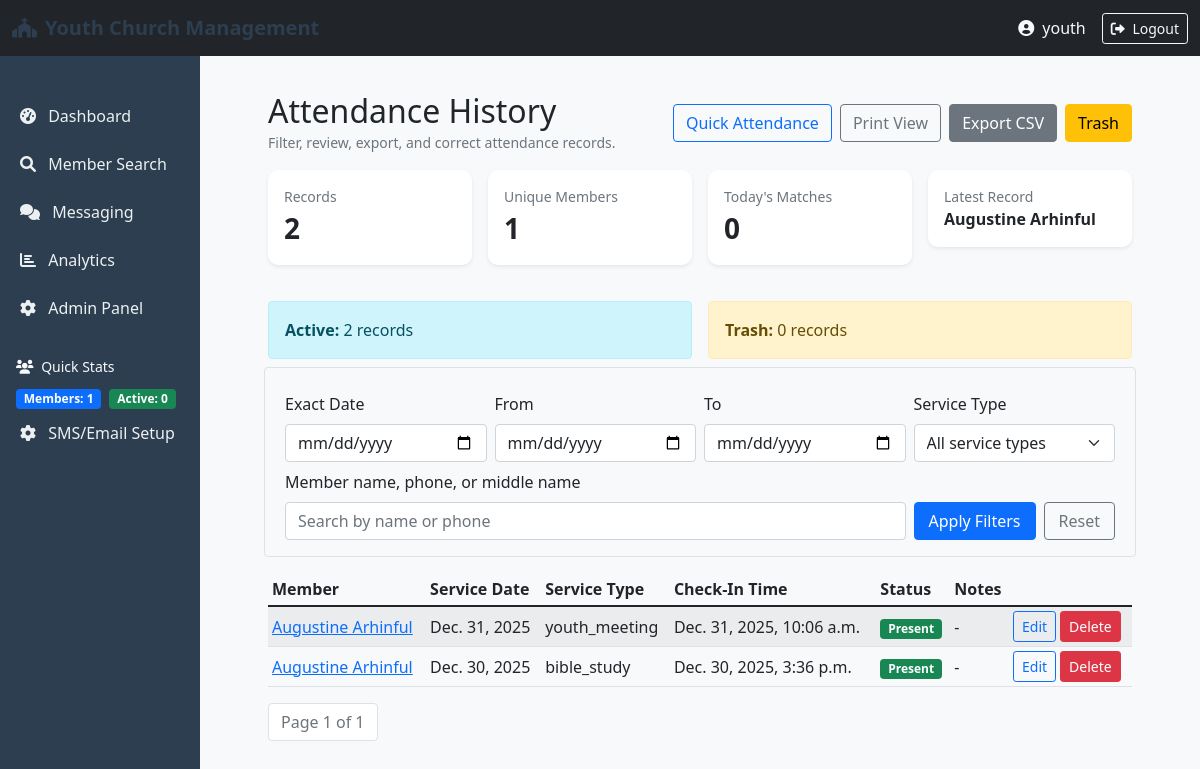
The app's page /portal/attendance/history/ (signed in) with its own data.
### members/models.py (models this page shows, shortened)
class Attendance(models.Model):
    member = models.ForeignKey(Member, on_delete=models.CASCADE, related_name='attendances')
    service_date = models.DateField()
    service_type = models.CharField(max_length=50)  # e.g., 'Sunday Service', 'Bible Study'
    attended = models.BooleanField(default=True)
    check_in_time = models.DateTimeField(auto_now_add=True)
    notes = models.TextField(blank=True)
    is_deleted = models.BooleanField(default=False)
    deleted_at = models.DateTimeField(null=True, blank=True)
    class Meta:
        ordering = ['-service_date']
        unique_together = ['member', 'service_date', 'service_type']

class Member(models.Model):
    GENDER_CHOICES = [
        ('M', 'Male'),
        ('F', 'Female'),
        ('O', 'Other'),
    ]
    STATUS_CHOICES = [
        ('active', 'Active'),
        ('inactive', 'Inactive'),
        ('visitor', 'Visitor'),
        ('transferred', 'Transferred'),
    ]
    first_name = models.CharField(max_length=100, blank=True)
    last_name = models.CharField(max_length=100, blank=True)
    middle_name = models.CharField(max_length=100, blank=True)
    date_of_birth = models.DateField(null=True, blank=True)
    gender = models.CharField(max_length=1, choices=GENDER_CHOICES, blank=True)
    email = models.EmailField(unique=True, blank=True, null=True)
    phone_number = PhoneNumberField(unique=True, blank=True)
    alternate_phone = PhoneNumberField(blank=True)
    address = models.TextField(blank=True)
    city = models.CharField(max_length=100, blank=True)
    state = models.CharField(max_length=100, blank=True)
    postal_code = models.CharField(max_length=20, blank=True)
    date_joined = models.DateField(default=date.today, blank=True, null=True)
    baptism_date = models.DateField(null=True, blank=True)
    status = models.CharField(max_length=20, choices=STATUS_CHOICES, default='active', blank=True)
    department = models.CharField(max_length=100, blank=True)
    spiritual_gifts = models.TextField(blank=True)
    photo = models.ImageField(upload_to=member_photo_path, blank=True, null=True)
    emergency_contact_name = models.CharField(max_length=200, blank=True)
    emergency_contact_phone = PhoneNumberField(blank=True)
    emergency_contact_relationship = models.CharField(max_length=100, blank=True)
    occupation = models.CharField(max_length=100, blank=True)
    school = models.CharField(max_length=200, blank=True)
    talents = models.TextField(blank=True)
    notes = models.TextField(blank=True)
    created_at = models.DateTimeField(auto_now_add=True)
    updated_at = models.DateTimeField(auto_now=True)
    created_by = models.ForeignKey(User, on_delete=models.SET_NULL, null=True, related_name='members_created')
    updated_by = models.ForeignKey(User, on_delete=models.SET_NULL, null=True, blank=True, related_name='members_updated')
    class Meta:
        ordering = ['last_name', 'first_name']
        indexes = [
            models.Index(fields=['last_name', 'first_name']),
            models.Index(fields=['phone_number']),
            models.Index(fields=['email']),
            models.Index(fields=['status']),
        ]
    def full_name(self):
        return f"{self.first_name} {self.middle_name} {self.last_name}".strip()

### portal/views.py (the view, shortened to what this page needs)
# urls.py: path('attendance/history/', views.attendance_history,
@staff_member_required
def attendance_history(request):
    filter_state = _build_attendance_queryset(
        request, include_deleted=request.GET.get('deleted') == '1')
    qs = filter_state['qs']
    SERVICE_TYPES = filter_state['SERVICE_TYPES']
    show_deleted = filter_state['include_deleted']
    total_records = qs.count()
    total_members = qs.values('member_id').distinct().count()
    today = date.today()
    today_records = qs.filter(service_date=today).count()
    latest_record = qs.first()
    deleted_total = Attendance.objects.filter(is_deleted=True).count()
    active_total = Attendance.objects.filter(is_deleted=False).count()
    paginator = Paginator(qs, 50)
    page = request.GET.get('page')
    records = paginator.get_page(page)
    context = {
        'records': records,
        'service_types': SERVICE_TYPES,
        'service_type': filter_state['service_type'],
        'date': filter_state['date'],
        'from_date': filter_state['from_date'],
        'to_date': filter_state['to_date'],
        'member_q': filter_state['member_q'],
        'show_deleted': show_deleted,
        'total_records': total_records,
        'total_members': total_members,
        'today_records': today_records,
        'latest_record': latest_record,
        'active_total': active_total,
        'deleted_total': deleted_total,
    }
    return render(request, 'portal/attendance_history.html', context)

### templates/portal/attendance_history.html (shortened to what this page needs)
{% extends 'base.html' %}
{% block content %}
<div class="container mt-3">
  <div class="d-flex justify-content-between align-items-center flex-wrap gap-2 mb-3">
    <div>
      <h2 class="mb-0">Attendance History</h2>
      <small class="text-muted">Filter, review, export, and correct attendance records.</small>
    </div>
    <div class="d-flex gap-2 flex-wrap">
      <a href="{% url 'quick_attendance' %}" class="btn btn-outline-primary">Quick Attendance</a>
      <a href="{% url 'attendance_report' %}?" class="btn btn-outline-secondary">Print View</a>
      <a href="?export=csv" class="btn btn-secondary">Export CSV</a>
      {% if show_deleted %}
        <a href="{% url 'attendance_history' %}" class="btn btn-danger">Active Records</a>
      {% else %}
        <a href="{% url 'attendance_history' %}?deleted=1" class="btn btn-warning">Trash</a>
      {% endif %}
    </div>
  </div>
  <div class="row g-3 mb-3">
    <div class="col-md-3">
      <div class="card shadow-sm"><div class="card-body"><div class="text-muted small">Records</div><div class="fs-3 fw-bold">{{ total_records }}</div></div></div>
    </div>
    <div class="col-md-3">
      <div class="card shadow-sm"><div class="card-body"><div class="text-muted small">Unique Members</div><div class="fs-3 fw-bold">{{ total_members }}</div></div></div>
    </div>
    <div class="col-md-3">
      <div class="card shadow-sm"><div class="card-body"><div class="text-muted small">Today's Matches</div><div class="fs-3 fw-bold">{{ today_records }}</div></div></div>
    </div>
    <div class="col-md-3">
      <div class="card shadow-sm"><div class="card-body"><div class="text-muted small">Latest Record</div><div class="fw-bold">{% if latest_record %}{{ latest_record.member.full_name }}{% else %}None{% endif %}</div></div></div>
    </div>
  </div>
  <div class="row g-3 mb-3">
    <div class="col-md-6">
      <div class="alert alert-info mb-0">
        <strong>Active:</strong> {{ active_total|default:0 }} records
      </div>
    </div>
    <div class="col-md-6">
      <div class="alert alert-warning mb-0">
        <strong>Trash:</strong> {{ deleted_total|default:0 }} records
      </div>
    </div>
  </div>
  <form class="row g-2 mb-3 p-3 bg-light border rounded" method="get">
    <div class="col-md-3">
      <label class="form-label">Exact Date</label>
      <input type="date" name="date" value="{{ date }}" class="form-control">
    </div>
    <div class="col-md-3">
      <label class="form-label">From</label>
      <input type="date" name="from_date" value="{{ from_date }}" class="form-control">
    </div>
    <div class="col-md-3">
      <label class="form-label">To</label>
      <input type="date" name="to_date" value="{{ to_date }}" class="form-control">
    </div>
    <div class="col-md-3">
      <label class="form-label">Service Type</label>
      <select name="service_type" class="form-select">
        <option value="">All service types</option>
      </select>
    </div>
    <div class="col-md-9">
      <label class="form-label">Member name, phone, or middle name</label>
      <input type="text" name="member" value="{{ member_q }}" placeholder="Search by name or phone" class="form-control">
    </div>
    <div class="col-md-3 align-self-end d-flex gap-2">
      <button class="btn btn-primary flex-fill" type="submit">Apply Filters</button>
      <a class="btn btn-outline-secondary flex-fill" href="{% url 'attendance_history' %}">Reset</a>
    </div>
  </form>
  <div class="table-responsive">
  <table class="table table-striped table-hover align-middle table-sm">
    <thead>
      <tr>
        <th>Member</th>
        <th>Service Date</th>
        <th>Service Type</th>
        <th>Check-In Time</th>
        <th>Status</th>
        <th>Notes</th>
        <th></th>
      </tr>
    </thead>
    <tbody>
      {% for a in records %}
      <tr>
        <td><a href="{% url 'member_detail' a.member.id %}">{{ a.member.full_name }}</a></td>
        <td>{{ a.service_date }}</td>
        <td>{{ a.service_type }}</td>
        <td>{{ a.check_in_time }}</td>
        <td>{% if a.attended %}<span class="badge bg-success">Present</span>{% else %}<span class="badge bg-secondary">Absent</span>{% endif %}</td>
        <td>{{ a.notes|default:'-' }}</td>
        <td>
          {% if show_deleted %}
            <div class="d-flex gap-1">
              <form method="post" action="{% url 'restore_attendance' a.id %}" style="display:inline">
                {% csrf_token %}
                <button type="submit" class="btn btn-sm btn-success" onclick="return confirm('Restore this attendance record?')">Restore</button>
              </form>
              <form method="post" action="{% url 'permanently_delete_attendance' a.id %}" style="display:inline">
                {% csrf_token %}
                <button type="submit" class="btn btn-sm btn-outline-danger" onclick="return confirm('Permanently delete this attendance record?')">Delete Forever</button>
              </form>
            </div>
          {% else %}
            <div class="d-flex gap-1">
              <a href="{% url 'edit_attendance' a.id %}" class="btn btn-sm btn-outline-primary">Edit</a>
              <form method="post" action="{% url 'delete_attendance' a.id %}" style="display:inline">
                <button type="submit" class="btn btn-sm btn-danger" onclick="return confirm('Move this attendance record to trash?')">Delete</button>
              </form>
            </div>
          {% endif %}
        </td>
      </tr>
      {% empty %}
      <tr><td colspan="7">No attendance records found.</td></tr>
      {% endfor %}
    </tbody>
  </table>
  </div>
  <nav aria-label="Page navigation">
    <ul class="pagination">
      <li class="page-item disabled"><span class="page-link">Page {{ records.number }} of {{ records.paginator.num_pages }}</span></li>
    </ul>
  </nav>
</div>
{% endblock %}

### templates/base.html (shortened to what this page needs)
{% load static %}
<!DOCTYPE html>
<html lang="en">
<head>
    <link href="https://cdn.jsdelivr.net/npm/bootstrap@5.1.3/dist/css/bootstrap.min.css" rel="stylesheet">
    <link rel="stylesheet" href="https://cdnjs.cloudflare.com/ajax/libs/font-awesome/6.0.0/css/all.min.css">
</head>
<body>
    <nav class="navbar navbar-expand-lg navbar-dark bg-dark">
        <div class="container-fluid">
            <a class="navbar-brand" href="{% url 'admin_portal' %}">
                <i class="fas fa-church me-2"></i>Youth Church Management
            </a>
            <div class="d-flex align-items-center">
                <span class="text-light me-3">
                    <i class="fas fa-user-circle me-1"></i> {{ user.username }}
                </span>
                <a href="{% url 'logout' %}" class="btn btn-outline-light btn-sm">
                    <i class="fas fa-sign-out-alt me-1"></i> Logout
                </a>
            </div>
        </div>
    </nav>
    <div class="container-fluid">
        <div class="row">
            <div id="sidebarMenu" class="col-12 col-md-3 col-lg-2 d-md-block sidebar collapse">
                <div class="position-sticky pt-3">
                    <ul class="nav flex-column">
                        <li class="nav-item">
                            <a class="nav-link {% if request.resolver_match.url_name == 'admin_portal' %}active{% endif %}"
                               href="{% url 'admin_portal' %}">
                                <i class="fas fa-tachometer-alt me-2"></i> Dashboard
                            </a>
                        </li>
                        <li class="nav-item">
                            <a class="nav-link {% if request.resolver_match.url_name == 'member_search' %}active{% endif %}"
                               href="{% url 'member_search' %}">
                                <i class="fas fa-search me-2"></i> Member Search
                            </a>
                        </li>
                        <li class="nav-item">
                            <a class="nav-link {% if 'messaging' in request.resolver_match.url_name %}active{% endif %}"
                               href="{% url 'messaging_dashboard' %}">
                                <i class="fas fa-comments me-2"></i> Messaging
                            </a>
                        </li>
                        <li class="nav-item">
                            <a class="nav-link {% if request.resolver_match.url_name == 'analytics_dashboard' %}active{% endif %}"
                               href="{% url 'analytics_dashboard' %}">
                                <i class="fas fa-chart-bar me-2"></i> Analytics
                            </a>
                        </li>
                        <li class="nav-item">
                            <a class="nav-link" href="/admin/" target="_blank">
                                <i class="fas fa-cog me-2"></i> Admin Panel
                            </a>
                        </li>
                        <li class="nav-item mt-4">
                            <div class="text-light px-3 small">
                                <i class="fas fa-users me-1"></i> Quick Stats
                            </div>
                            <div class="px-3 mt-2">
                                <span class="badge bg-primary">Members: {{ total_members|default:0 }}</span>
                                <span class="badge bg-success ms-1">Active: {{ active_members|default:0 }}</span>
                            </div>
                        </li>
                        <li class="nav-item">
                            <a class="nav-link" href="{% url 'setup_sms_email' %}"><i class="fas fa-cog me-2"></i>
                                SMS/Email Setup
                            </a>
                        </li>
                    </ul>
                </div>
            </div>
            <main class="col-md-9 ms-sm-auto col-lg-10 px-md-4">
                <div class="content">
                    {% block content %}{% endblock %}
                </div>
            </main>
        </div>
    </div>
</body>
</html>

### templates/base.html (style rules this page uses)
body { background-color: #f8f9fa; font-family: 'Segoe UI', Tahoma, Geneva, Verdana, sans-serif; }
.navbar-brand { font-weight: bold; color: #2c3e50 !important; }
.sidebar { min-height: calc(100vh - 56px); background-color: #2c3e50; padding: 20px 0; }
.sidebar .nav-link { color: #ecf0f1; padding: 10px 20px; margin: 2px 0; }
.content { padding: 20px; }
.card { border-radius: 10px; box-shadow: 0 2px 4px rgba(0,0,0,0.1); margin-bottom: 20px; border: none; }

### records on screen
Attendance: member.full_name "Augustine Arhinful", service_date "Dec. 31, 2025", service_type "youth_meeting", check_in_time "Dec. 31, 2025, 10:06 a.m.", attended "Present", notes "-"
Attendance: member.full_name "Augustine Arhinful", service_date "Dec. 30, 2025", service_type "bible_study", check_in_time "Dec. 30, 2025, 3:36 p.m.", attended "Present", notes "-"

### other values on screen
{{ user.username }} "youth"
{{ total_members|default:0 }} "1"
{{ active_members|default:0 }} "0"
{{ total_records }} "2"
{{ total_members }} "1"
{{ today_records }} "0"
{{ active_total|default:0 }} "2"
{{ deleted_total|default:0 }} "0"
{{ records.number }} "1"
{{ records.paginator.num_pages }} "1"
